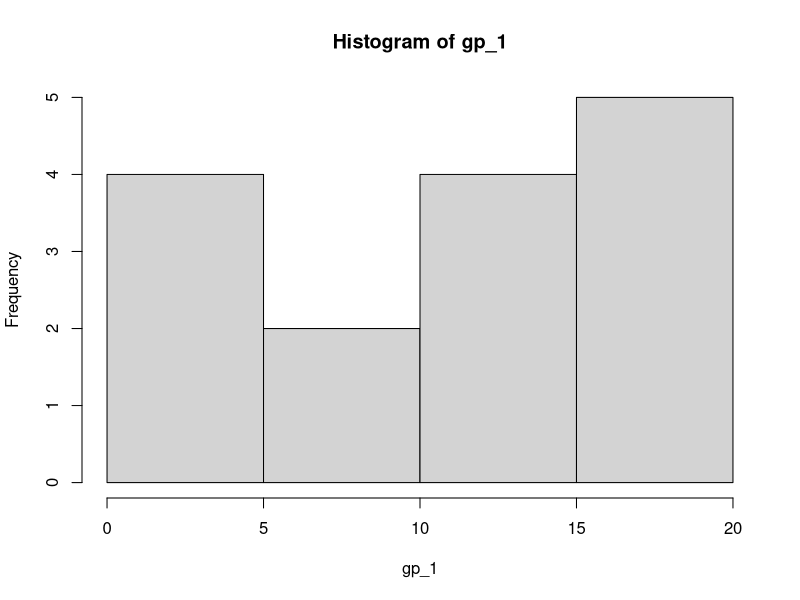
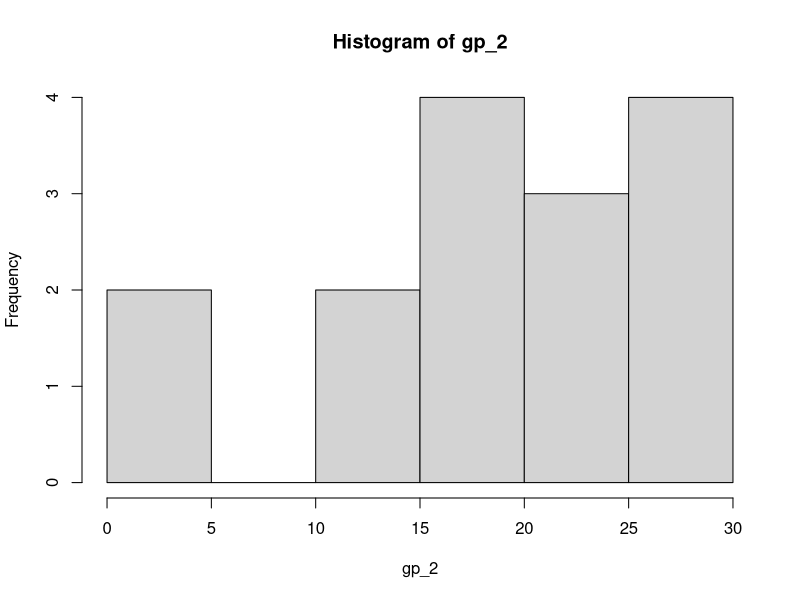
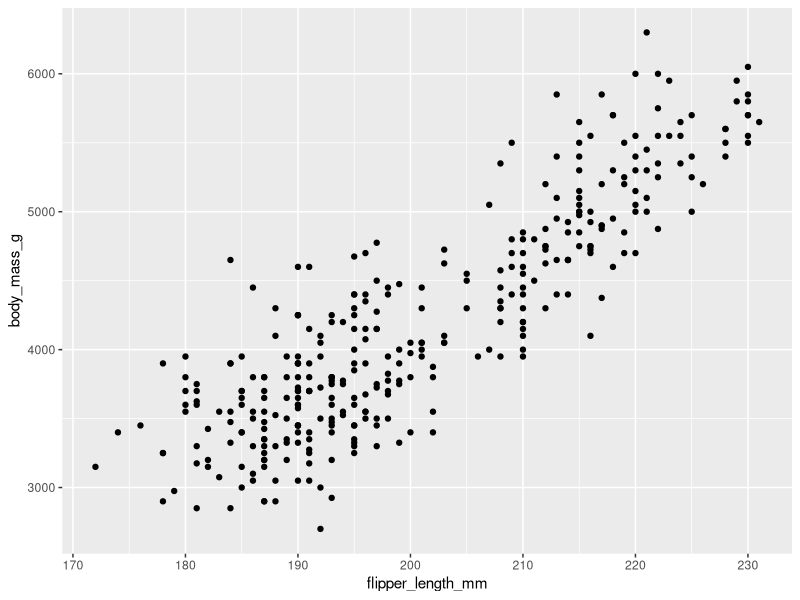
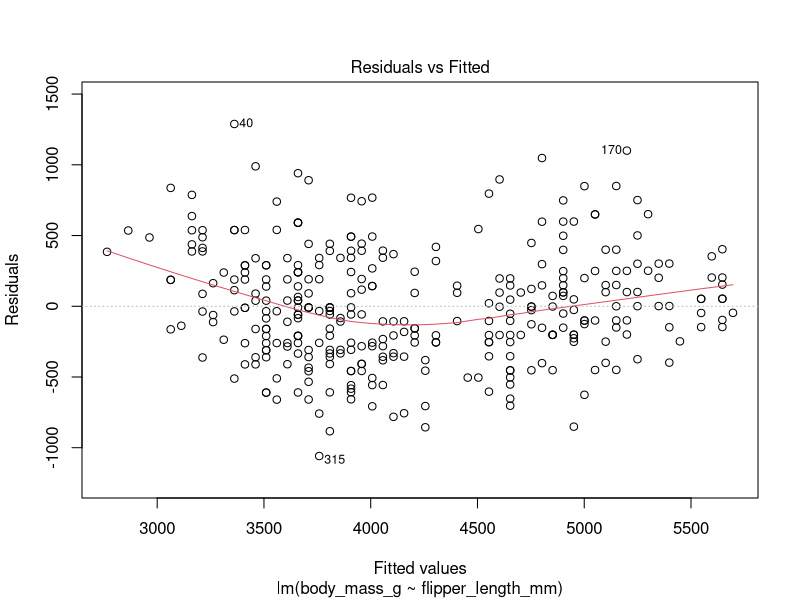
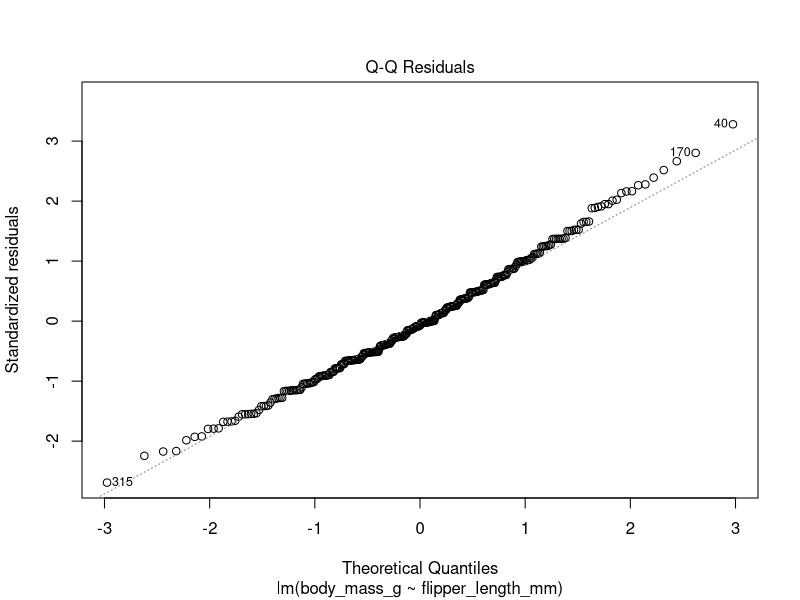
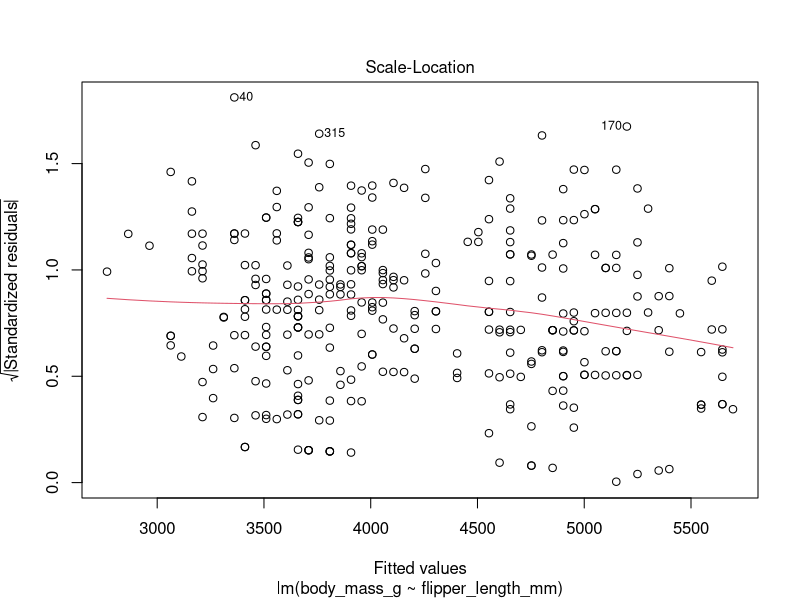
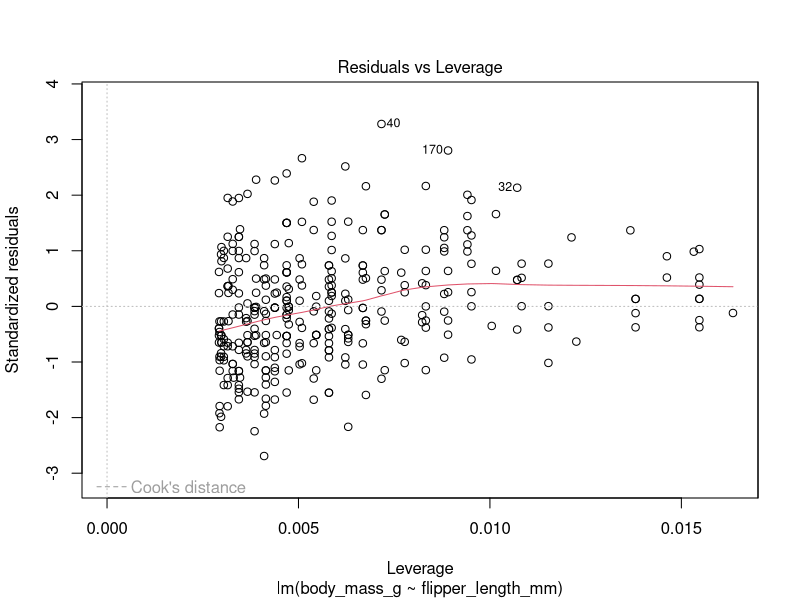
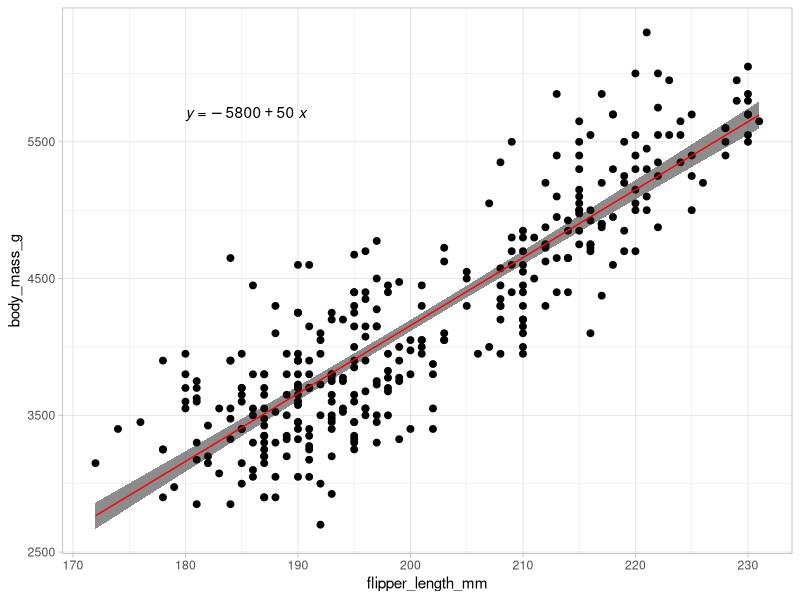

R code for these plots, in order:
## ---- chunk 1
knitr::opts_chunk$set(echo = TRUE)
library(tidyverse)
library(palmerpenguins)
library(ggpubr)
library(broom)
## ---- chunk 2
set.seed(1414) #creates a pseudorandom sample
gp_1 <- sample.int(20, size = 15, replace = TRUE) #creates random samples with integers 1-x
gp_2 <- sample.int(30, size = 15, replace = TRUE)
## ---- chunk 3
hist(gp_1)
## ---- chunk 4
hist(gp_2)
## ---- chunk 5
my_mwu <- wilcox.test(gp_1, gp_2)
## ---- chunk 6
ggplot(data = penguins, aes(x = flipper_length_mm, y = body_mass_g)) +
  geom_point()
## ---- chunk 7
#Linear model, stored as penguin_lm:
penguin_lm <- lm(body_mass_g ~ flipper_length_mm, data = penguins)

#Return the somplete overview:
summary(penguin_lm)
## ---- chunk 8
penguin_lm_tidy <- broom::tidy(penguin_lm)
## ---- chunk 9
# Get the intercept:
penguin_int <- penguin_lm_tidy$estimate[1]
penguin_int
## ---- chunk 10
# Then get the flipper_length coefficient:
penguin_coef <- penguin_lm_tidy$estimate[2]
penguin_coef
## ---- chunk 11
# Metrics at a glance:
penguin_lm_out <- broom::glance(penguin_lm)
penguin_lm_out
## ---- chunk 12
plot(penguin_lm)
## ---- chunk 13
ggplot(penguins, aes(x = flipper_length_mm, y = body_mass_g)) +
  geom_point(size = 2) +
  geom_smooth(method = "lm", 
              color = "red", 
              size = 0.5, 
              fill = "gray10", 
              alpha = 0.5) +
  theme_light() +
  ggpubr::stat_regline_equation(label.x = 180, label.y = 5700) #add equation information directly to the plot panel
## ---- chunk 14
penguins_cor <- cor.test(penguins$flipper_length_mm, penguins$body_mass_g)
penguins_cor
